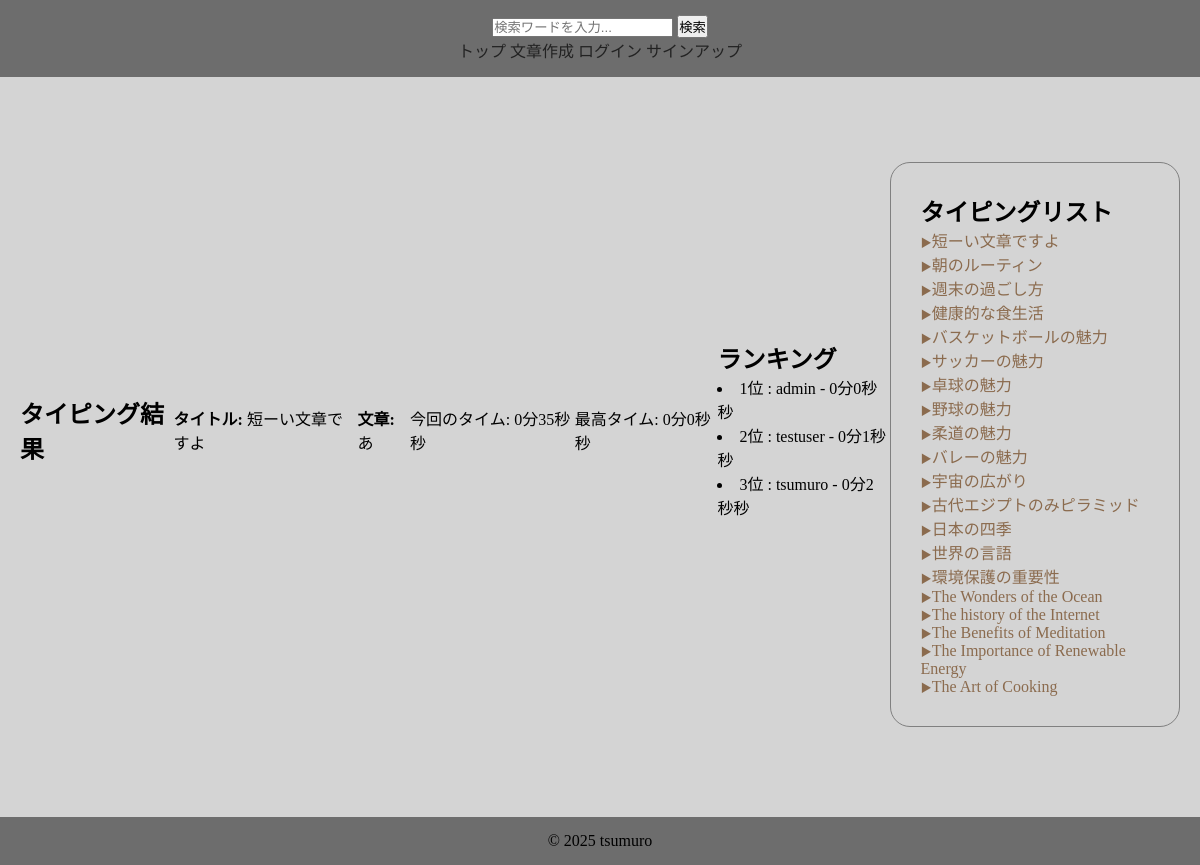
/result/35/35/, run on an earlier commit of the app's database.
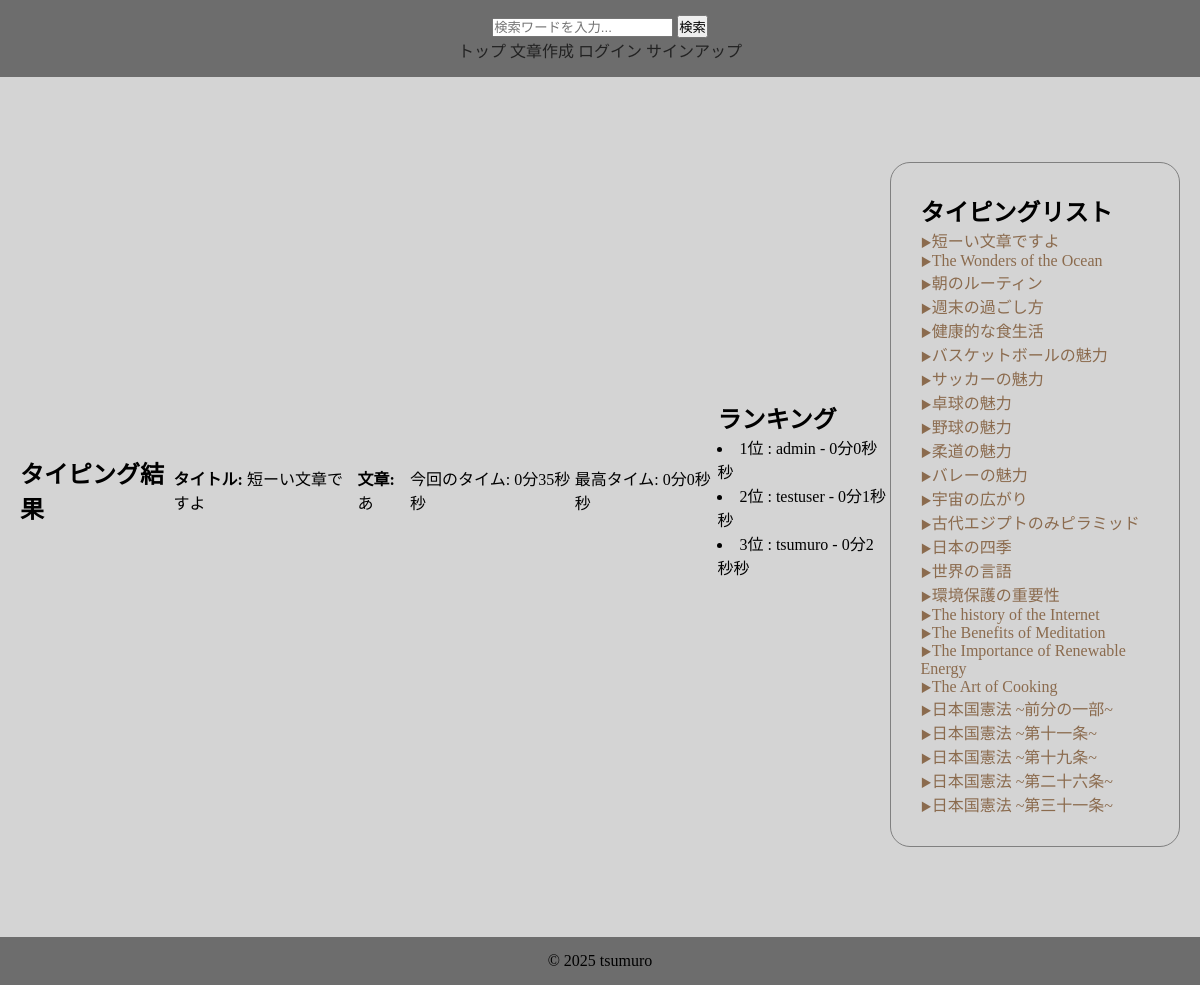
And on a later commit of the database.
### typingapp/models.py (models this page shows, shortened)
class History(models.Model):
    user = models.ForeignKey(CustomUser, on_delete=models.CASCADE)
    title = models.ForeignKey(Content, on_delete=models.CASCADE)
    typing_time = models.IntegerField()

### accounts/models.py (models this page shows)
class CustomUser(AbstractUser):
    pass

### contentapp/models.py (models this page shows)
class Content(models.Model):
    user = models.ForeignKey(
        settings.AUTH_USER_MODEL,
        on_delete=models.SET_NULL,
        null=True,
        blank=True
    )
    title = models.CharField(max_length=50, unique=True)
    sentence = models.TextField()
    category = models.ForeignKey(
        Category,
        on_delete=models.SET_NULL,
        null=True,
        blank=True,
    )
    is_public = models.BooleanField(default=True)
    play_count = models.IntegerField(default=0)
    created_at = models.DateTimeField(auto_now_add=True)
    def __str__(self):
        return self.title

### typingapp/views.py (the view)
# urls.py: path('result/<int:pk>/<int:current_time>/', views.ResultView.as_view(), name='result'),
class ResultView(generic.DetailView):
    model = History
    template_name = "result.html"
    context_object_name = "history"
    def get_context_data(self, **kwargs):
        context = super().get_context_data(**kwargs)
        current_time = self.kwargs.get("current_time")
        context["current_time"] = int(current_time)
        context["is_best_time"] = current_time == self.object.typing_time
        context['content_list'] = Content.objects.filter(is_public=True).order_by('-play_count')
        context['ranking_list'] = History.objects.filter(title__title=self.object.title).order_by("typing_time")
        return context

### templatetags/custom_filters.py (called while the page is built)
@register.filter
def format_duration(seconds):
    minutes = seconds // 60
    remaining_seconds = seconds % 60
    return f"{minutes}分{remaining_seconds}秒"

### typingapp/templates/result.html (shortened to what this page needs)
{% extends "base.html" %}
{% load custom_filters %}
{% block contents %}
<div class="result-content">
    <h2>タイピング結果</h2>
    <p><strong>タイトル:</strong> {{ history.title }}</p>
    <p><strong>文章:</strong> {{ history.title.sentence }}</p>
    {% if is_best_time %}
        <p style="color: green; font-weight: bold;">🎉 最高タイムです！ {{ current_time|format_duration }} 秒 🎉</p>
    {% else %}
        <p>今回のタイム: {{ current_time|format_duration }} 秒</p>
        <p>最高タイム: {{ history.typing_time|format_duration }} 秒</p>
    {% endif %}
    <div class="ranking_list">
        <h2>ランキング</h2>
        {% for ranking in ranking_list %}
            <li>{{ forloop.counter }}位 : {{ ranking.user }} - {{ ranking.typing_time|format_duration }}秒</li>
        {% empty %}
            <p>まだランキングがありません</p>
        {% endfor %}
    </div>
    <div class="content-list">
        <h2>タイピングリスト</h2>
        {% for content in content_list %}
        <li><a href="{% url "typingapp:typing" content.pk %}">{{ content.title }}</a></li>
        {% endfor %}
    </div>
</div>
{% endblock %}

What changed in the data, as far as the page shows it:
changed Content "The Wonders of the Ocean": moves up the list
added Content: title "日本国憲法 ~前分の一部~"
added Content: title "日本国憲法 ~第十一条~"
added Content: title "日本国憲法 ~第十九条~"
added Content: title "日本国憲法 ~第二十六条~"
added Content: title "日本国憲法 ~第三十一条~"
